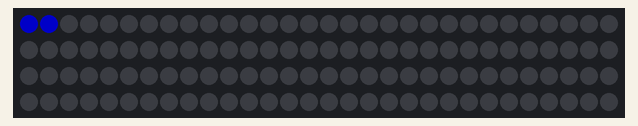
Recording of a sketch running on a simulated Arduino Uno, built with avr-gcc and run on an emulated ATmega328P. Shown: 120 RGB LEDs in strip order, left to right, continuing on the next row. Dim RGB values are drawn brighter than linear.

Above: at 0.16 s.
At 3.34 s:
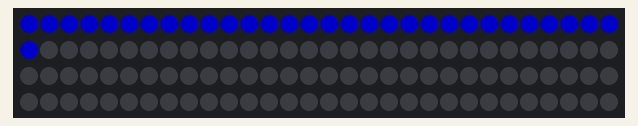
At 6.64 s:
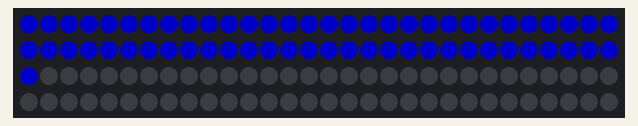
At 9.82 s:
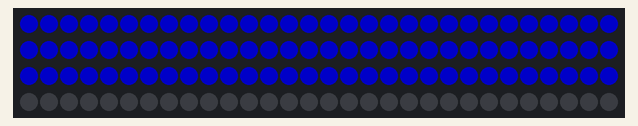
At 13.1 s:
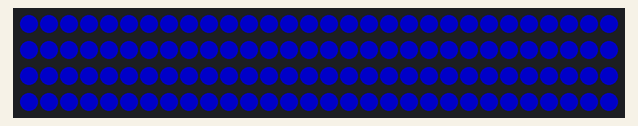

The sketch:

TEST2.ino
```cpp
/// @file    Blink.ino
/// @brief   Blink the first LED of an LED strip
/// @example Blink.ino

#include <FastLED.h>

// How many leds in your strip?
#define NUM_LEDS 120
int i =0;

// For led chips like WS2812, which have a data line, ground, and power, you just
// need to define DATA_PIN.  For led chipsets that are SPI based (four wires - data, clock,
// ground, and power), like the LPD8806 define both DATA_PIN and CLOCK_PIN
// Clock pin only needed for SPI based chipsets when not using hardware SPI
#define DATA_PIN 3
// #define CLOCK_PIN 13

// Define the array of leds
CRGB leds[NUM_LEDS];

void setup() {

    FastLED.addLeds<WS2812B, DATA_PIN, GRB>(leds, NUM_LEDS);  // GRB ordering is typical
    FastLED.setBrightness(  100 );
}

void loop() {
  // Turn the LED on, then pause
  // leds[0] = CRGB::White;
  for(i =0;i<=NUM_LEDS;i++){
    leds[i] = CRGB::Blue;

  FastLED.show();
  delay(50);
  // Now turn the LED off, then pause
//   leds[i] = CRGB::Black;
  FastLED.show();
  delay(50);
  }
}
```
